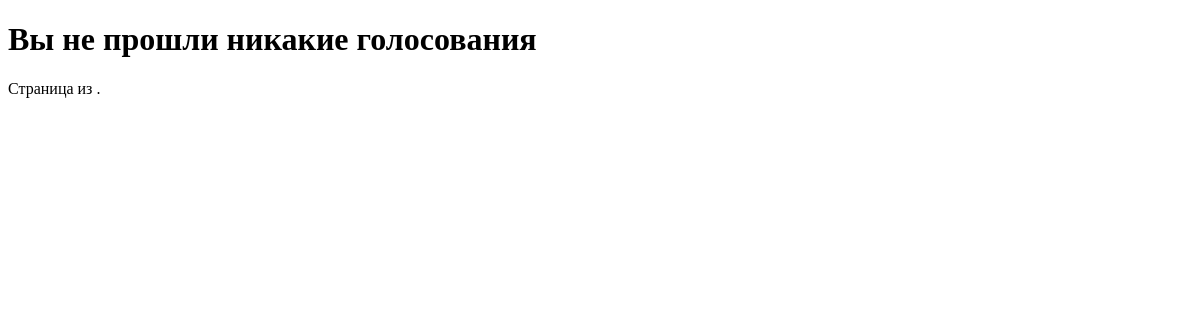
The app's page /vote/completed_votes/ (signed in), older data.
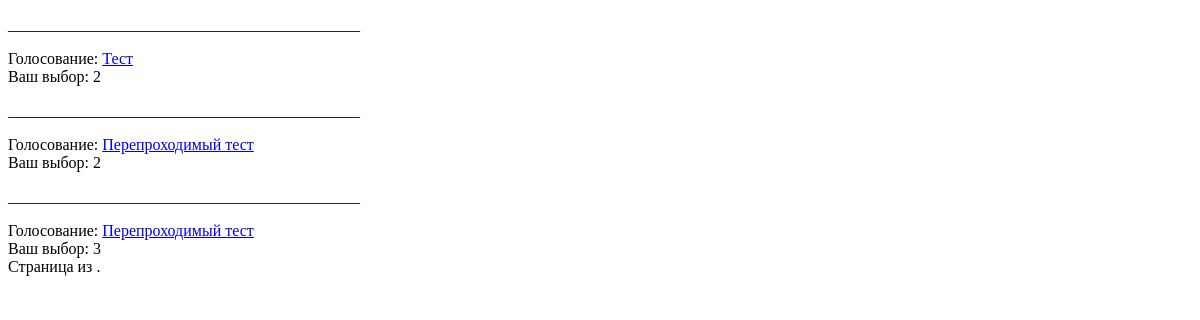
The same page, newer data.
### vote/models.py (models this page shows, shortened)
class VoteAnswer(models.Model):
    option = models.ForeignKey(VoteOption,models.CASCADE)
    user = models.ForeignKey(UserModel,models.CASCADE)

class VoteOption(models.Model):
    choice = models.CharField(null=False,max_length=255)
    vote_model = models.ForeignKey(VoteModel,models.CASCADE)
    class Meta:
        unique_together = [["choice","vote_model"]]

class VoteModel(models.Model):
    name = models.CharField(null=False,max_length=255)
    who_create = models.ForeignKey(UserModel,models.CASCADE)
    question = models.CharField(null=False,max_length=255)
    published = models.BooleanField(default=False)
    for_everyone = models.BooleanField(default=True)
    rerunable = models.BooleanField(default=False)

### vote/views.py (the view)
# urls.py: path('completed_votes/',CompletedVoteList.as_view(),name = "vote-completed"),
class CompletedVoteList(LoginRequiredMixin,ListView):
    model = VoteAnswer
    login_url = reverse_lazy('users:users-login')
    template_name = "users/profile/completed_vote.html"
    context_object_name = "votes"
    paginate_by = 3
    def get_queryset(self) -> QuerySet[Any]:
        return VoteAnswer.objects.filter(user = self.request.user).all()

### templates/users/profile/completed_vote.html (shortened to what this page needs)
{% extends "base.html" %}
{% block body %}
{% for vote in votes  %}
<p>____________________________________________</p>
Голосование: <a href = "{% url 'vote:vote-published' vote.option.vote_model.pk %}">{{vote.option.vote_model.name}} </a><br>
Ваш выбор: {{vote.option.choice}}
{% empty %}
<h1>Вы не прошли никакие голосования</h1>
{% endfor %}
<div class="pagination">
    <span class="step-links">
        <span class="current">
            Страница {{ page.number }} из {{ page.paginator.num_pages }}.
        </span>
    </span>
</div>
{% endblock body %}

Row changes from the older to the newer data that the page shows:
added VoteAnswer: option.vote_model.name "Тест", option.choice "2"
added VoteAnswer: option.vote_model.name "Перепроходимый тест", option.choice "2"
added VoteAnswer: option.vote_model.name "Перепроходимый тест", option.choice "3"
Text that changed along with them:
text no longer shown: "Вы не прошли никакие голосования"
